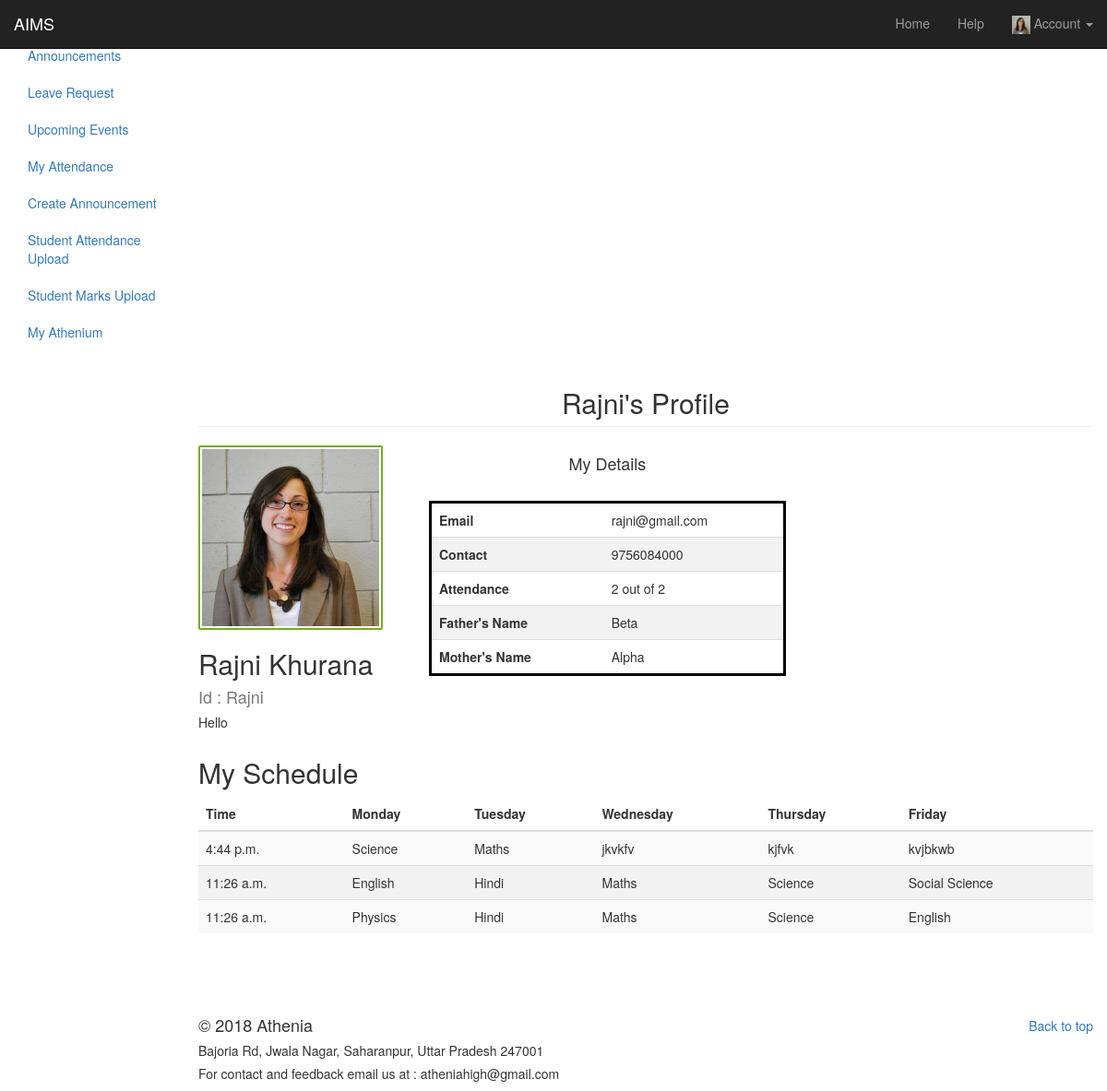
Screenshot of /Aims/profile/ (signed in) with the database file from the repository.
### Darwin/models.py (models this page shows, shortened)
class Teacher(models.Model):
    user = models.OneToOneField(User, on_delete = models.CASCADE)
    profile_picture = models.ImageField(upload_to='profiles', default='profiles/default_user.jpg')
    gender = models.CharField(max_length=7, choices = (('male', 'male'),('female', 'female')))
    class_teacher = models.CharField(max_length = 20, choices = (('pre-nursery', 'pre-nursery'),
                                                                ('nursery', 'nursery'),
                                                                ('kinder-garten', 'kinder-garten'),
                                                                ('Grade - 1', 'Grade - 1'),
                                                                ('Grade - 2', 'Grade - 2'),
                                                                ('Grade - 3', 'Grade - 3'),
                                                                ('Grade - 4', 'Grade - 4'),
                                                                ('Grade - 5', 'Grade - 5'),
                                                                ('Grade - 6', 'Grade - 6'),
                                                                ('Grade - 7', 'Grade - 7'),
                                                                ('Grade - 8', 'Grade - 8'),
                                                                ('Grade - 9', 'Grade - 9'),
                                                                ('Grade - X', 'Grade - X'),
                                                                ('Grade - XI', 'Grade - XI'),
                                                                ('Grade - XII', 'Grade - XII'),
                                                                ('none', 'none')), default = 'none')
    phone_number = models.CharField(max_length=12)
    address = models.CharField(max_length=200)
    mother_name = models.CharField(max_length=50)
    father_name = models.CharField(max_length=50)
    aadhar_number = models.BigIntegerField()
    qualification = models.CharField(max_length=200)
    salary = models.IntegerField()

class TeacherSchedule(models.Model):
    teacher = models.ForeignKey(Teacher, on_delete=models.CASCADE)
    time = models.TimeField()
    monday = models.CharField(max_length=50)
    tuesday = models.CharField(max_length=50)
    wednesday = models.CharField(max_length=50)
    thursday = models.CharField(max_length=50)
    friday = models.CharField(max_length=50)

### Darwin/views.py (the view, shortened to what this page needs)
# urls.py: path('profile/', views.profile_view, name='profile'),
@login_required
def profile_view(request):
    user = None
    uname = str(request.user.username)
    is_teacher = False
    is_student = False
    try:
        teacher = Teacher.objects.get(user=request.user)
    except:
        teacher = None
    try:
        student = Student.objects.get(user=request.user)
    except:
        student = None
    request.session['first_name'] = request.user.first_name
    schedule = None
    count_total_attendance = -1
    count_present_attendance = -1
    schedule_set = None
    if(teacher):
        request.session['user_type'] = 'teacher'
        user = teacher
        count_total_attendance = len(TeacherAttendance.objects.filter(teacher=user))
        count_present_attendance = len(TeacherAttendance.objects.filter(teacher=user, status = 'present'))
        schedule_set = TeacherSchedule.objects.filter(teacher=teacher)
    else:
        request.session['user_type'] = 'admin'
        return HttpResponseRedirect('/admin/')
    return render(request, 'Aims/profile.html', {'type': request.session['user_type'], 'USER' : user, 'schedules' : schedule_set, 'total_attendance' : count_total_attendance, 'present_attendance' : count_present_attendance})

### templates/Aims/profile.html (shortened to what this page needs)
{% extends 'Aims/generic_profile.html' %}
{% load staticfiles %}
{% block features %}
{% if type == 'teacher' %}
<ul class="nav nav-sidebar">
  <li {% if request.path == '/Aims/profile/' %}class="active"{% endif %}><a href="{% url 'profile' %}">Profile <span class="sr-only">(current)</span></a></li>
  <li {% if request.path == '/Aims/announcements/' %}class="active"{% endif %}><a href="{% url 'announcements' %}">Announcements</a></li>
  <li {% if request.path == '/Aims/leave_request/' %}class="active"{% endif %}><a href="{% url 'leave_request' %}">Leave Request</a></li>
  <li {% if request.path == '/Aims/upcoming_events/' %}class="active"{% endif %}><a href="{% url 'upcoming_events' %}">Upcoming Events</a></li>
  <li {% if request.path == '/Aims/attendance/' %}class="active"{% endif %}><a href="{% url 'user_attendance' %}">My Attendance</a></li>
</ul>
<ul class="nav nav-sidebar">
  <li {% if request.path == '/Aims/create_announcement/' %}class="active"{% endif %}><a href="{% url 'create_announcement' %}">Create Announcement</a></li>
  <li {% if request.path == '/Aims/publish_attendance/' %}class="active"{% endif %}><a href="{% url 'publish_attendance' %}">Student Attendance Upload</a></li>
  <li {% if request.path == '/Aims/marks_upload/' %}class="active"{% endif %}><a href="{% url 'marks_upload' %}">Student Marks Upload</a></li>
  <li {% if request.path == '/Aims/athenium/' %}class="active"{% endif %}><a href="{% url 'athenium' %}">My Athenium</a></li>
</ul>
{% endif %}
{% endblock %}
{% block upper %}
<h2 class="page-header" style="text-align:center;">{{ USER.user.first_name }}'s Profile</h2>
<div class="row placeholders">
  <div class="col-xs-6 col-sm-3 placeholder">
    <img src="{{ USER.profile_picture.url }}"  width="200" height="200"  alt="Profile Picture" style="border-radius: 2px;border: 2px solid #73AD21;padding: 2px; ">
    <h2>{{ USER.user.first_name }} {{ USER.user.last_name }}</h2>
    <span class="text-muted"><h4>Id : {{ USER.user.username }}</h4></span>
    <h5>Hello</h5>
  </div>
  <div class="col-xs-6 col-sm-5 placeholder" style="text-align:center;">
    <h4>My Details</h4>
    <div style="text-align: left;">
      <table style="width:100%; border: 3px solid black;" class="table">
        <br />
        <tr>
          <th>Email</th>
          <td>{{ USER.user.email }}</td>
        </tr>
        <tr>
          <th>Contact</th>
          <td>{{ USER.phone_number }}</td>
        </tr>
        <tr>
          <th>Attendance</th>
          <td>{{present_attendance}} out of {{total_attendance}}</td>
        </tr>
        <tr>
          <th>Father's Name</th>
          <td>{{ USER.father_name }}</td>
        </tr>
        <tr>
          <th>Mother's Name</th>
          <td>{{ USER.mother_name }}</td>
        </tr>
      </table>
    </div>
  </div>
</div>
{% endblock %}
{% block lower %}
<h2 class="sub-header">My Schedule</h2>
<div class="table-responsive">
  <table class="table table-striped">
    <thead>
      <tr>
        <th>Time</th>
        <th>Monday</th>
        <th>Tuesday</th>
        <th>Wednesday</th>
        <th>Thursday</th>
        <th>Friday</th>
      </tr>
    </thead>
    <tbody>
      {% for schedule in schedules %}
      <tr>
        <td>{{schedule.time}}</td>
        <td>{{schedule.monday}}</td>
        <td>{{schedule.tuesday}}</td>
        <td>{{schedule.wednesday}}</td>
        <td>{{schedule.thursday}}</td>
        <td>{{schedule.friday}}</td>
      </tr>
      {% endfor %}
    </tbody>
  </table>
</div>
{% endblock %}

### templates/Aims/generic_profile.html (shortened to what this page needs)
{% extends 'base.html' %}
{% load staticfiles %}
{% block navbar %}
<nav class="navbar navbar-inverse navbar-fixed-top">
  <div class="container-fluid">
    <div class="navbar-header">
      <a class="navbar-brand" href="{% url 'index' %}">AIMS</a>
    </div>
    <div id="navbar" class="navbar-collapse collapse">
      <ul class="nav navbar-nav navbar-right">
        <li><a href="{% url 'index' %}">Home</a></li>
        <li><a href="{% url 'help' %}">Help</a></li>
        <li class="dropdown">
          <a href="#" class="dropdown-toggle" data-toggle="dropdown" role="button" aria-haspopup="true" aria-expanded="false"><img src="{{ USER.profile_picture.url }}" width='20' height='20'> Account <span class="caret"></span></a>
        </li>
      </ul>
    </div>
  </div>
</nav>
{% endblock %}
{% block content %}
<div class="container-fluid">
  <div class="row">
    <div class="col-sm-3 col-md-2 sidebar">
      {% block features %}{% endblock %}
    </div>
    <div class="col-sm-9 col-sm-offset-3 col-md-10 col-md-offset-2 main">
      {% block upper %}
      {% endblock %}
      {% block lower %}
      {% endblock %}
      <br><br><br>
      <footer>
        <p class="pull-right"><a href="#">Back to top</a></p>
        <p class="h4">&copy; 2018 Athenia</p>
        <p class="h5">Bajoria Rd, Jwala Nagar, Saharanpur, Uttar Pradesh 247001</p>
        <p class="h5">For contact and feedback email us at : atheniahigh@gmail.com</p>
      </footer>
    </div>
  </div>
</div>
{% endblock %}

### templates/base.html (shortened to what this page needs)
<!DOCTYPE html>
{% load staticfiles %}
<html lang="en">
  <head>
    {% block stylelinks %}
    <link href="https://getbootstrap.com/docs/3.3/dist/css/bootstrap.min.css" rel="stylesheet">
    <link href="https://getbootstrap.com/docs/3.3/examples/signin/signin.css" rel="stylesheet">
    <link href="https://getbootstrap.com/docs/3.3/examples/carousel/carousel.css" rel="stylesheet">
    <link href="https://getbootstrap.com/docs/3.3/examples/dashboard/dashboard.css" rel="stylesheet">
    {% endblock %}
  </head>
  <body>
    {% block navbar %}{% endblock %}
    {% block content %}{% endblock %}
  </body>
</html>

### templates/Aims/profile.html (style rules this page uses)
table tr:nth-child(even) { background-color: #f2f2f2; }

### rows the page displays
Teacher: profile_picture (picture), user.first_name "Rajni", user.last_name "Khurana", user.username "Rajni", user.email "rajni@gmail.com", phone_number "9756084000", father_name "Beta", mother_name "Alpha"
TeacherSchedule: time "4:44 p.m.", monday "Science", tuesday "Maths", wednesday "jkvkfv", thursday "kjfvk", friday "kvjbkwb"
TeacherSchedule: time "11:26 a.m.", monday "English", tuesday "Hindi", wednesday "Maths", thursday "Science", friday "Social Science"
TeacherSchedule: time "11:26 a.m.", monday "Physics", tuesday "Hindi", wednesday "Maths", thursday "Science", friday "English"

### other values shown
{{ present_attendance }} "2"
{{ total_attendance }} "2"
